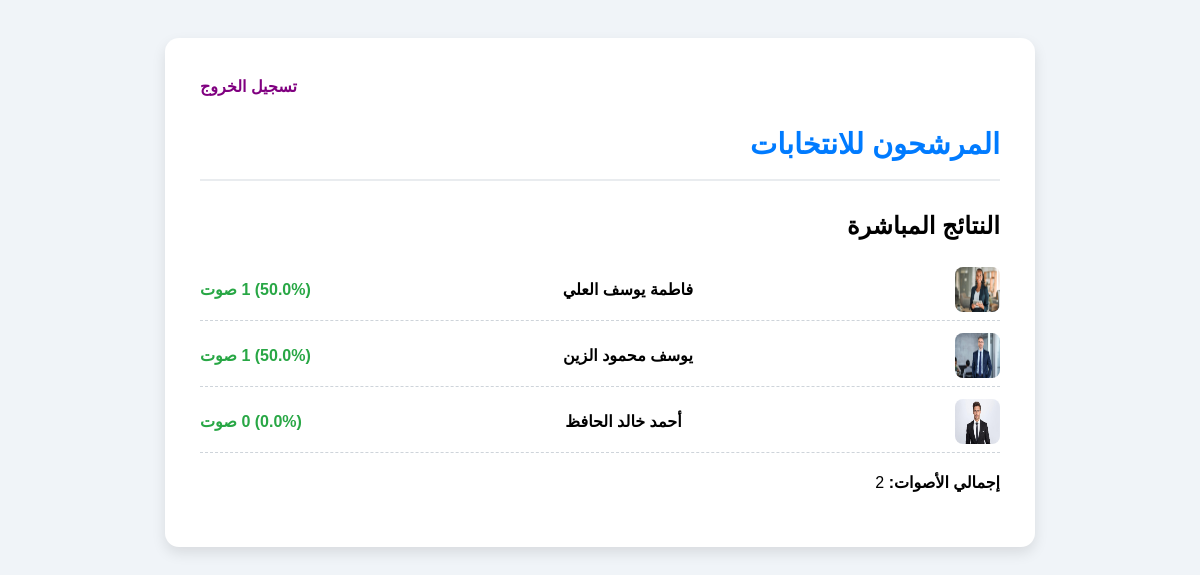
The app's page / (signed in) with its own data.
### candidates/models.py (models this page shows, shortened)
class Candidate(models.Model):
    user = models.OneToOneField(User, on_delete=models.CASCADE, null=True, blank=True,
                                verbose_name="Linked User Account",
                                help_text="User account for the candidate to manage their profile.")
    name = models.CharField(max_length=100, default="Unknown Candidate")
    party = models.CharField(max_length=100, default="Independent")
    description = RichTextField(blank=True, verbose_name="Biography/Bio", default="")
    image = models.ImageField(upload_to='candidates/', blank=True, null=True)

### candidates/views.py (the view)
# urls.py: path('', views.home, name='home'),
@login_required
def home(request):
    if not request.session.session_key:
        request.session.create()
    user = request.user
    is_admin = user.is_authenticated and (user.is_staff or user.is_superuser)
    has_voted_by_regular_user = False
    if not is_admin and user.is_authenticated:
        has_voted_by_regular_user = Vote.objects.filter(user=user).exists()
    voted_for_name = request.session.get('voted_for')
    candidates_with_votes = []
    total_votes = 0
    if is_admin:
        total_votes = Vote.objects.count()
        candidates_data = Candidate.objects.annotate(vote_count=Count('votes')).order_by('-vote_count')
        candidates_with_votes = [
            {
                'candidate': candidate,
                'vote_count': candidate.vote_count,
                'vote_percentage': round((candidate.vote_count / total_votes * 100), 1) if total_votes > 0 else 0
            }
            for candidate in candidates_data
        ]
    else:
        candidates_data = Candidate.objects.all().order_by('name')
        candidates_with_votes = [
            {'candidate': candidate, 'vote_count': 0, 'vote_percentage': 0}
            for candidate in candidates_data
        ]
    show_results_or_confirmation = has_voted_by_regular_user or is_admin
    context = {
        'candidates_with_votes': candidates_with_votes,
        'total_votes': total_votes,
        'has_voted': show_results_or_confirmation,
        'is_admin': is_admin,
        'voted_for_name': voted_for_name
    }
    return render(request, 'candidates/home.html', context)

### candidates/templates/candidates/home.html (shortened to what this page needs)
<!DOCTYPE html>
<html lang="ar">
<head>
</head>
<body>
<div class="container">
    <div class="login-link">
        {% if user.is_authenticated %}
        <a href="{% url 'logout' %}">تسجيل الخروج</a>
        {% else %}
        <a href="{% url 'login' %}">تسجيل دخول المرشح</a>
        {% endif %}
    </div>
    <h1>المرشحون للانتخابات</h1>
    {% if has_voted %}
        {% if candidates_with_votes and total_votes > 0 %}
        <h2 style="text-align: right;">النتائج المباشرة</h2>
        <ul class="results">
            {% for item in candidates_with_votes %}
            <li>
                {% if item.candidate.image %}
                <img src="{{ item.candidate.image.url }}" alt="{{ item.candidate.name }}"
                     style="width: 45px; height: 45px; border-radius: 8px; margin-left: 10px;">
                {% endif %}
                <strong>{{ item.candidate.name }}</strong>
                <span class="vote-count-info">
                    ({{ item.vote_percentage }}%) {{ item.vote_count }} صوت
                </span>
            </li>
            {% endfor %}
        </ul>
        <p style="text-align: right;"><strong>إجمالي الأصوات:</strong> {{ total_votes }}</p>
        {% endif %}
    {% endif %}
</div>
</body>
</html>

### candidates/templates/candidates/home.html (style rules this page uses)
body { font-family: "Cairo", "Tahoma", sans-serif; padding: 30px; background-color: #f0f4f8; direction: rtl; line-height: 1.7; }
.container { max-width: 800px; margin: 0 auto; background-color: #fff; padding: 35px; border-radius: 14px; box-shadow: 0 6px 14px rgba(0, 0, 0, 0.1); }
h1 { color: #007bff; border-bottom: 2px solid #e9ecef; padding-bottom: 10px; margin-bottom: 25px; text-align: right; font-size: 1.8em; font-weight: 700; }
.login-link { text-align: left; margin-bottom: 20px; }
.login-link a { color: purple; text-decoration: none; font-weight: 600; }
ul.results { list-style: none; padding: 0; margin-top: 20px; }
ul.results li { display: flex; align-items: center; justify-content: space-between; margin-bottom: 12px; border-bottom: 1px dashed #ced4da; padding-bottom: 8px; }
.vote-count-info { font-weight: bold; color: #28a745; }

### records on screen
Candidate: candidate.image (picture), candidate.name "فاطمة يوسف العلي", vote_percentage "50.0", vote_count "1"
Candidate: candidate.image (picture), candidate.name "يوسف محمود الزين", vote_percentage "50.0", vote_count "1"
Candidate: candidate.image (picture), candidate.name "أحمد خالد الحافظ", vote_percentage "0.0", vote_count "0"

### other values on screen
{{ total_votes }} "2"
